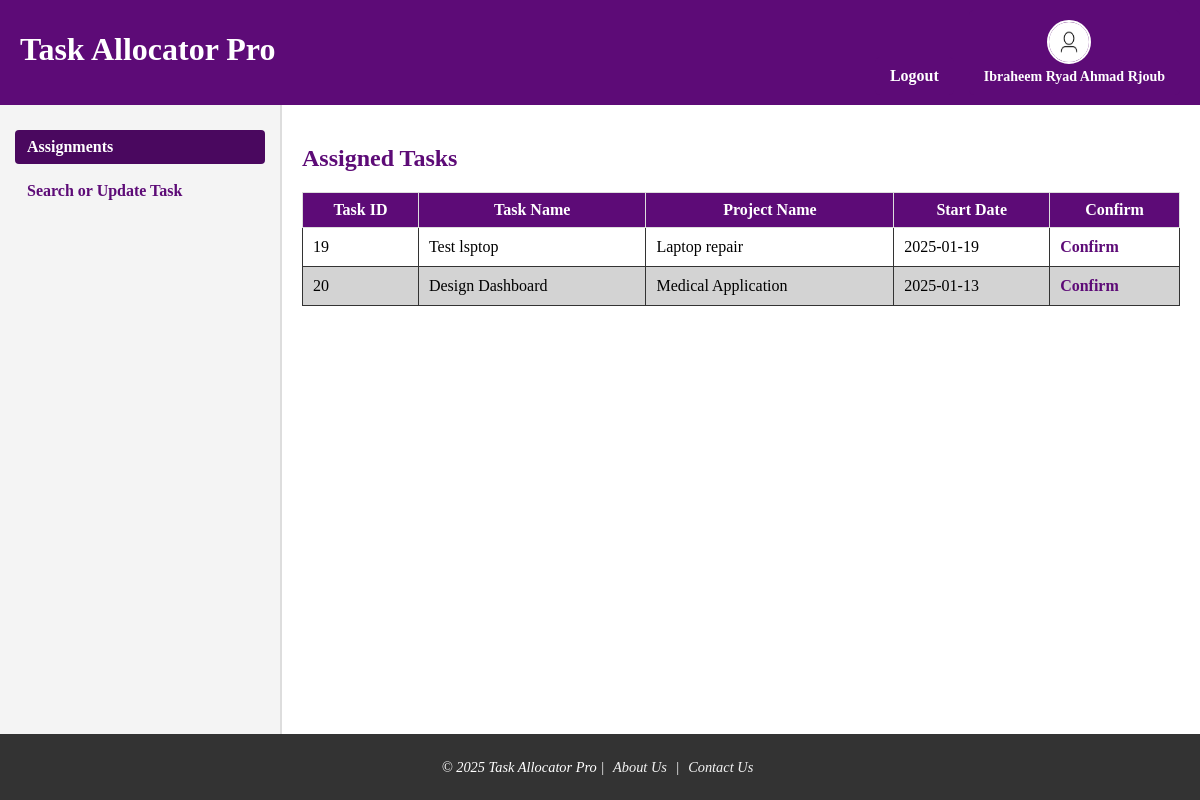
The app's page /view_tasks.php (signed in) with its own data.
### tables this page shows
CREATE TABLE `tasks` (
  `task_id` int NOT NULL,
  `name` varchar(100) NOT NULL,
  `description` text,
  `project_id` varchar(10) DEFAULT NULL,
  `start_date` date DEFAULT NULL,
  `end_date` date DEFAULT NULL,
  `effort` int DEFAULT NULL,
  `priority` enum('Low','Medium','High') DEFAULT 'Medium',
  `status` enum('Pending','In Progress','Completed','Active') DEFAULT 'Pending',
  `completion_percentage` int NOT NULL DEFAULT '0'
);

CREATE TABLE `projects` (
  `project_id` varchar(10) NOT NULL,
  `title` varchar(100) NOT NULL,
  `description` text,
  `customer_name` varchar(100) DEFAULT NULL,
  `total_budget` decimal(10,2) DEFAULT NULL,
  `start_date` date DEFAULT NULL,
  `end_date` date DEFAULT NULL,
  `team_leader_id` int DEFAULT NULL
);

### view_tasks.php (the view, shortened to what this page needs)
<?php
include 'dashboard.php';
require 'db.php.inc';
$teamMemberId = $_SESSION['user_id'];
try {
    $stmt = $pdo->prepare("
            SELECT
            tasks.task_id,
            tasks.name AS task_name,
            ta.assignment_id,
            tasks.start_date,
            tasks.status,
            projects.title AS project_name
        FROM tasks
        INNER JOIN team_assignments ta ON tasks.task_id = ta.task_id
        INNER JOIN projects ON tasks.project_id = projects.project_id
        WHERE ta.user_id = :user_id AND ta.accepted = 0");
    $stmt->bindValue(':user_id', $teamMemberId);
    $stmt->execute();
    $tasks = $stmt->fetchAll();
} catch (PDOException $e) {
    die("Error fetching tasks: " . $e->getMessage());
}
?>
    <main>
        <?php if (empty($tasks)): ?>
            <p>You have no assigned tasks.</p>
        <?php else: ?>
            <h2>Assigned Tasks</h2>
            <table class="tasks-table">
                <thead>
                    <tr>
                        <th>Task ID</th>
                        <th>Task Name</th>
                        <th>Project Name</th>
                        <th>Start Date</th>
                        <th>Confirm</th>
                    </tr>
                </thead>
                <tbody>
                    <?php foreach ($tasks as $task): ?>
                        <tr>
                            <td><?= $task['task_id'] ?></td>
                            <td><?= $task['task_name'] ?></td>
                            <td><?= $task['project_name'] ?></td>
                            <td><?= $task['start_date'] ?></td>
                            <td>
                                <a href="show_task_details.php?task_id=<?= $task['task_id'] ?>&ta_id=<?= $task['assignment_id'] ?>" class="assign_team_member_link">Confirm</a>
                            </td>
                        </tr>
                    <?php endforeach; ?>
                </tbody>
            </table>
        <?php endif; ?>
<?php include 'footer.php'; ?>

### styles.css (style rules this page uses)
body { margin: 0; padding: 0; display: flex; flex-direction: column; height: 800px; background-color: #fff; }
main { flex: 1; padding: 20px; }
.assign_team_member_link { color: #5d0b77; font-weight: bold; text-decoration: none; }
table { width: 100%; border-collapse: collapse; margin-top: 20px; }
table th, table td { border: 1px solid #ddd; padding: 8px; text-align: left; }
table th { background-color: #5d0b77; font-weight: bold; text-align: center; color: white; }
table tbody tr:nth-child(even) { background-color: lightgray; }
h2 { color: #5d0b77; }
.search-tasks-table th, .tasks-table td { border: 1px solid #333; padding: 10px; }

### records on screen
tasks: task_id "19", name "Test lsptop", project.title "Laptop repair", start_date "2025-01-19"
tasks: task_id "20", name "Design Dashboard", project.title "Medical Application", start_date "2025-01-13"

### other values on screen
$_SESSION['fullname'] "Ibraheem Ryad Ahmad Rjoub"
